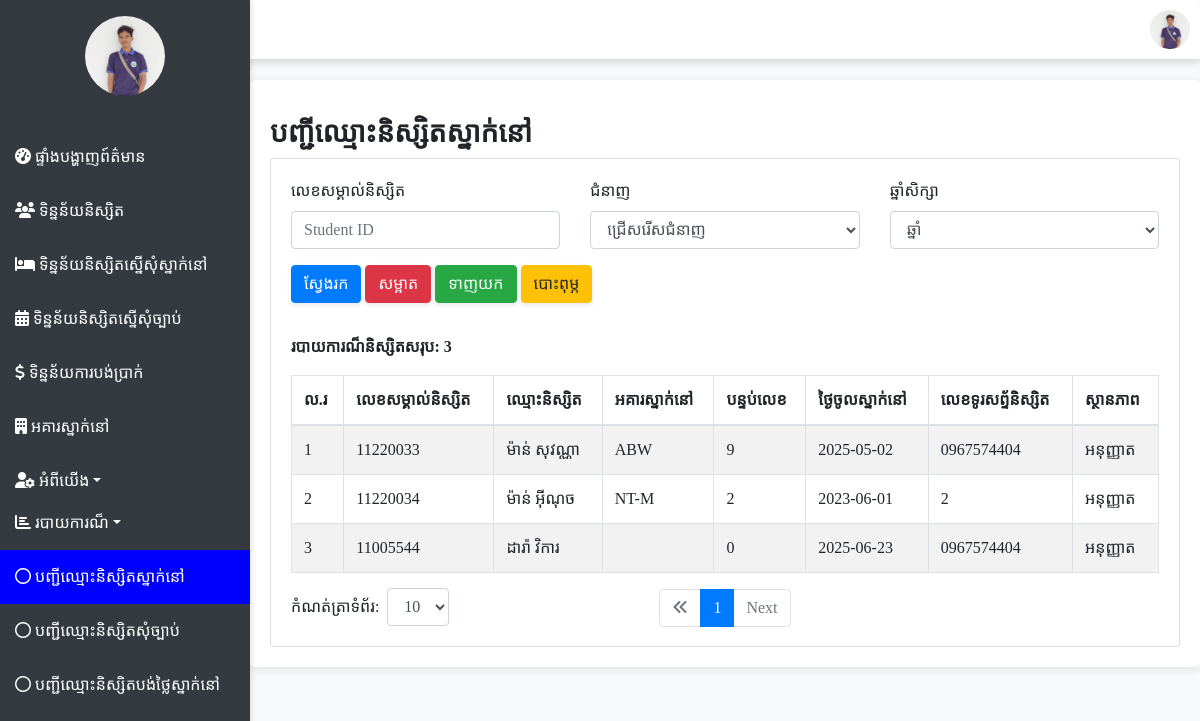
The page /admin/register_report.php (signed in) on the database its author committed.
### tables this page shows
CREATE TABLE `register` (
  `user_id` int(11) NOT NULL,
  `password` varchar(255) DEFAULT NULL,
  `student_id` varchar(20) DEFAULT NULL,
  `lastname` varchar(50) DEFAULT NULL,
  `name` varchar(50) DEFAULT NULL,
  `username` varchar(50) DEFAULT NULL,
  `gender` enum('ប្រុស','ស្រី') DEFAULT NULL,
  `dob` date DEFAULT NULL,
  `address` text DEFAULT NULL,
  `phone_student` varchar(250) NOT NULL,
  `phone_parent` varchar(20) DEFAULT NULL,
  `skill` varchar(100) DEFAULT NULL,
  `education_level` varchar(100) DEFAULT NULL,
  `year` int(11) DEFAULT NULL,
  `img` varchar(255) NOT NULL,
  `building` varchar(255) NOT NULL,
  `room` int(100) NOT NULL,
  `stay` date DEFAULT NULL,
  `status` enum('មិនអនុញ្ញាត','អនុញ្ញាត','រង់ចាំ','') NOT NULL
);

### admin/register_report.php (the view, shortened to what this page needs)
<?php
include '../conn_db.php';
$skill = isset($_GET['skill']) ? $_GET['skill'] : '';
$student_id = isset($_GET['student_id']) ? $_GET['student_id'] : '';
$year = isset($_GET['year']) ? $_GET['year'] : '';
$limit = isset($_GET['limit']) ? (int)$_GET['limit'] : 10;
$page = isset($_GET['page']) ? $_GET['page'] : 1;
$start = ($page - 1) * $limit;
$sql_select = "SELECT * FROM register WHERE status = 'អនុញ្ញាត'";
$sql_select .= " LIMIT $start, $limit";
$stmt = $conn->prepare($sql_select);
$stmt->execute();
$result = $stmt->get_result();
$sql_count = "SELECT COUNT(*) AS total FROM register WHERE status = 'អនុញ្ញាត'";
$stmt = $conn->prepare($sql_count);
$stmt->execute();
$count_result = $stmt->get_result();
$total = $count_result->fetch_assoc()['total'];
$pages = ceil($total / $limit);
?>
<?php include("../include/header.php"); ?>
<!DOCTYPE html>
<html lang="en">
<head>
    <link rel="stylesheet" href="https://stackpath.bootstrapcdn.com/bootstrap/4.5.2/css/bootstrap.min.css">
    <link rel="stylesheet" href="https://cdnjs.cloudflare.com/ajax/libs/font-awesome/6.1.1/css/all.min.css">
    <link rel="stylesheet" href="../style/header.css">
</head>
<body>
<div class="content-wrapper">
    <h3 class="mt-3" style="font-weight: bold;"> បញ្ជីឈ្មោះនិស្សិតស្នាក់នៅ</h3>
    <div class="card card-primary card-outline">
        <div class="card-body">
        <form method="GET" action="">
            <div class="row mb-3">
                <div class="col-md-4">
                    <label>លេខសម្គាល់និស្សិត</label>
                    <input type="text" name="student_id" class="form-control" placeholder="Student ID" value="<?php echo htmlspecialchars($student_id); ?>">
                </div>
                <div class="col-md-4">
                    <label>ជំនាញ</label>
                    <select name="skill" id="skill" class="form-control">
                        <option value="" <?php echo !$skill ? 'selected' : ''; ?>>ជ្រើសរើសជំនាញ</option>
                    </select>
                </div>
                <div class="col-md-4">
                    <label for="year">ឆ្នាំសិក្សា</label>
                    <select name="year" id="year" class="form-control">
                        <option value="" <?php echo !$year ? 'selected' : ''; ?>>ឆ្នាំ</option>
                    </select>
                </div>
            </div>
            <div class="mb-3">
                <button type="submit" class="btn btn-primary btn-shadow">ស្វែងរក</button>
                <a href="register_report.php" class="btn btn-danger btn-shadow">សម្អាត</a>
                <button type="button" class="btn btn-success btn-shadow" onclick="window.location.href='export/export_register.php?skill=<?php echo $skill; ?>&year=<?php echo $year; ?>&student_id=<?php echo $student_id; ?>'">ទាញយក</button>
                <button class="btn btn-warning btn-shadow" onclick="printReport()">បោះពុម្ភ</button>
            </div>
            </form>
            <div class="table-responsive">
            <p class="mt-3" style="font-weight: bold;">របាយការណ៏និស្សិតសរុប: <?php echo $total; ?> </p>
                <table class="table table-bordered table-hover table-striped">
                    <thead class="thead">
                        <tr>
                            <th>ល.រ</th>
                            <th>លេខសម្គាល់និស្សិត</th>
                            <th>ឈ្មោះនិស្សិត</th>
                            <th>អគារស្នាក់នៅ</th>
                            <th>បន្ទប់លេខ</th>
                            <th>ថ្ងៃចូលស្នាក់នៅ</th>
                            <th>លេខទូរសព្ទ័និស្សិត</th>
                            <th>ស្ថានភាព</th>
                        </tr>
                    </thead>
                    <tbody>
                    <?php
                    if ($result->num_rows > 0) {
                        $i = 1;
                        while ($row = $result->fetch_assoc()) {
                    ?>
                    <tr>
                        <td><?php echo $i++; ?></td>
                        <td><?php echo ($row["student_id"]); ?></td>
                        <td><?php echo $row["lastname"] . " " . $row["name"]; ?></td>
                        <td><?php echo ($row["building"]); ?></td>
                        <td><?php echo ($row["room"]); ?></td>
                        <td><?php echo ($row["stay"]); ?></td>
                        <td><?php echo ($row["phone_student"]); ?></td>
                        <td><?php echo ($row["status"]); ?></td>
                    </tr>
                    <?php
                        }
                    } else {
                    ?>
                    <tr><td colspan="8">No data available</td></tr>
                    <?php
                    }
                    ?>
                    </tbody>
                </table>
            </div>
              <nav>
                <ul class="pagination justify-content-center">
                    <li class="page-item <?php if($page <= 1){ echo 'disabled'; } ?>">
                        <a class="page-link" href=""><i class="fa-solid fa-angles-left"></i></a>
                    </li>
                    <?php for($i = 1; $i <= $pages; $i++): ?>
                        <li class="page-item <?php if($page == $i) {echo 'active';} ?>">
                            <a class="page-link" href="?page=<?= $i; ?>&skill=<?= $skill; ?>&year=<?= $year; ?>&student_id=<?= $student_id; ?>&limit=<?= $limit; ?>"><?= $i; ?></a>
                        </li>
                    <?php endfor; ?>
                    <li class="page-item <?php if($page >= $pages) { echo 'disabled'; } ?>">
                        <a class="page-link" href="<?php if($page < $pages) { echo "?page=" . ($page + 1) . "&skill=" . $skill . "&year=" . $year . "&student_id=" . $student_id . "&limit=" . $limit; } ?>">Next</a>
                    </li>
                </ul>
            </nav>
            <form method="GET" action="" class="form-inline" style="margin-top: -55px;">
                <div class="form-group limit">
                    <label for="limit" class="mr-2">កំណត់ត្រាទំព័រ:</label>
                    <select class="form-control" name="limit" id="limit" onchange="this.form.submit()">
                        <?php
                        $start = 5;
                        $end = 50;
                        $increment = 5;
                        for ($i = $start; $i <= $end; $i += $increment) {
                            $selected = ($limit == $i) ? 'selected' : '';
                            echo "<option value=\"$i\" $selected>$i</option>";
                        }
                        ?>
                    </select>
                </div>
            </form>
        </div>
    </div>
</div>
</body>
</html>

### style/header.css (style rules this page uses)
body { font-family: 'Khmer OS Siemreap'; background-color: #f8f9fa; }
.content-wrapper { margin-left: 250px; padding: 20px; background-color: #ffffff; border-radius: 5px; box-shadow: 0 2px 10px rgba(0, 0, 0, 0.1); }
.table-responsive td, .table-responsive th { white-space: nowrap; overflow: hidden; text-overflow: ellipsis; }
.btn-shadow { box-shadow: 0 2px 5px rgba(0, 0, 0, 0.1); }

### include/header.php (style rules this page uses)
body { font-family: 'Khmer OS Siemreap'; margin: 0; padding: 0; background-color: #f8f9fa; }
.content-wrapper { margin-left: 250px; padding: 20px; box-shadow: 0 2px 10px rgba(0, 0, 0, 0.1); background-color: #ffffff; border-radius: 5px; transition: margin-left 0.3s ease; }
.btn-shadow { box-shadow: 0 2px 5px rgba(0, 0, 0, 0.1); }
body { font-family: 'Khmer OS Siemreap', sans-serif; background-color: #f8f9fa; }

### rows shown on the page
register: student "11220033", lastname "ម៉ាន់", name "សុវណ្ណា", building "ABW", room "9", stay "2025-05-02", phone_student "0967574404", status "អនុញ្ញាត"
register: student "11220034", lastname "ម៉ាន់", name "អ៊ីណុច", building "NT-M", room "2", stay "2023-06-01", phone_student "2", status "អនុញ្ញាត"
register: student "11005544", lastname "ដារ៉ា", name "វិការ", room "0", stay "2025-06-23", phone_student "0967574404", status "អនុញ្ញាត"

### other values the page prints
$total "3"
form field limit "10"
